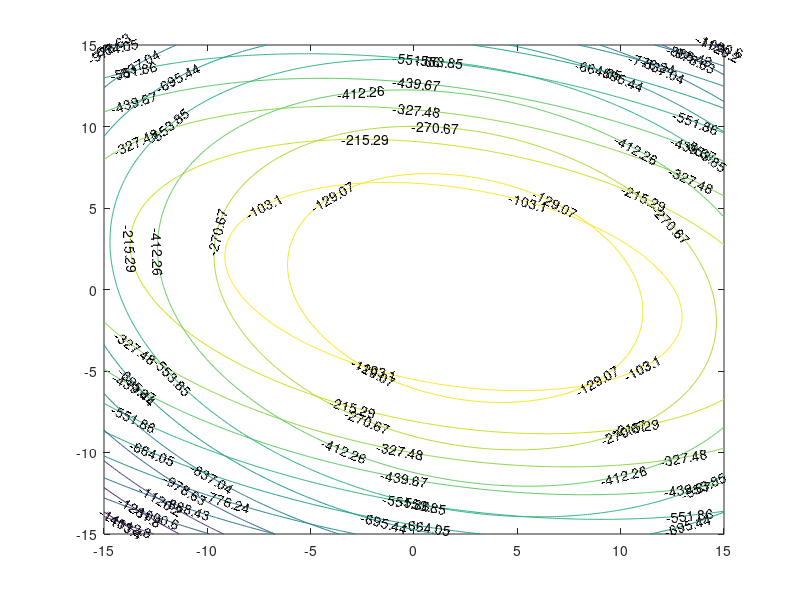

This figure's MATLAB source: (Note: this script raises an error after producing the figure.)
%% Plotting commands for generating plot in slides.
figure(1);
[X,Y]= meshgrid(-15:0.1:15,-15:0.1:15);
Z1= - X.^2 - 3 * Y.^2 - X.*Y + 3  * Y + 4 * X + 5;
Z2 = -2 * X.^2 - 3 * Y.^2 - X.* Y  + 10 * X + 3 * Y;
contour(X,Y,Z1,'ShowText','on');
hold on;
contour(X,Y,Z2,'ShowText','on');
hold on;
[x,res] = testNewton(@f1,[20;-20], 1000)